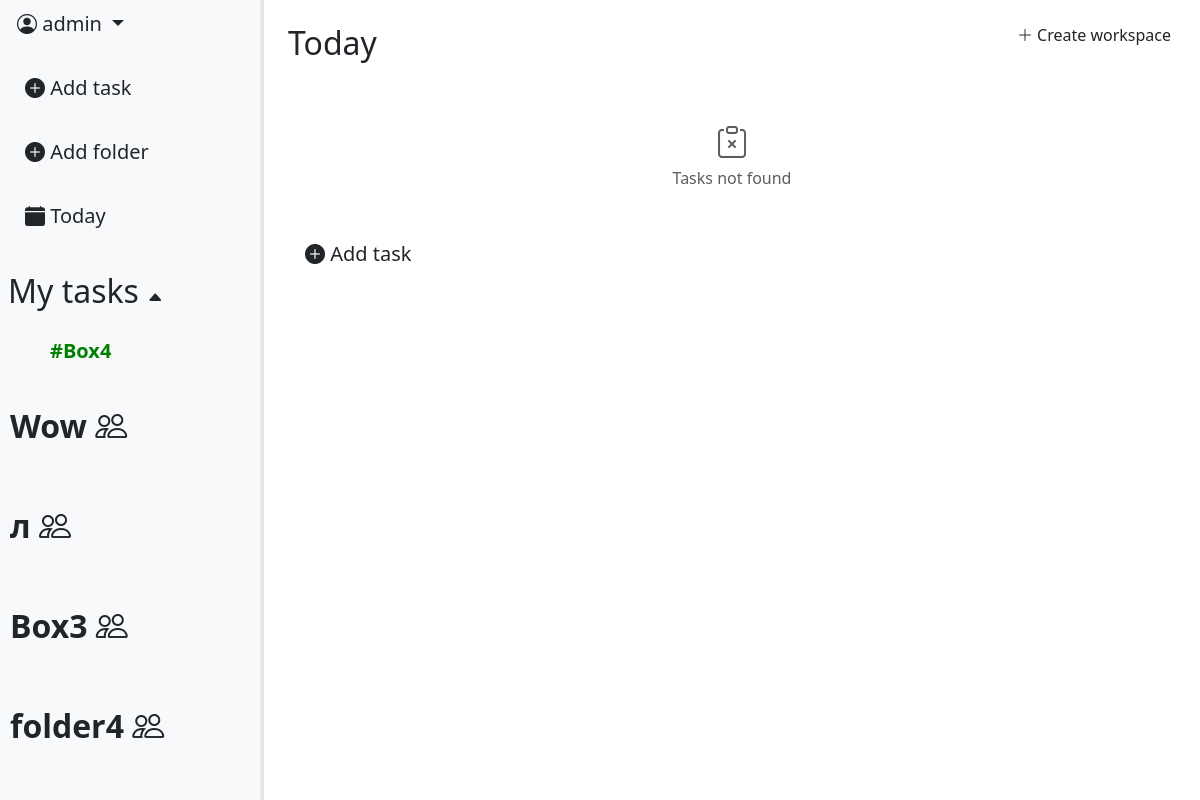
The app's page / (signed in) with its own data.
### task_app/models.py (models this page shows, shortened)
class Folder(models.Model):
    COLOR_VARIATION = [
        ("#77acc7", "🔵Air blue"),
        ("#9966cc", "🟣Amethust"),
        ("#008000", "🟢Apple Green"),
        ("#ff033e", "🔴Red rose"),
        ("#ffe135", "🟡Banana yellow"),
        ("#ff6500", "🟠Sunset"),
        ("#000000", "⚫Black"),
    ]
    color = models.CharField(max_length=30, choices=COLOR_VARIATION, default="#77acc7")
    name = models.CharField(max_length=16)
    box = models.ForeignKey(Box, null=True, blank=True, on_delete=models.CASCADE, default=None, related_name='folders')
    created_at = models.DateTimeField(auto_now_add=True)
    creator = models.ForeignKey(User, on_delete=models.CASCADE)
    workspace = models.ForeignKey(Workspace, on_delete=models.CASCADE, null=True, blank=True, default=None)

class Workspace(models.Model):
    INVITE_PERMISSION = [
        ("owner_only", "Only owner"),
        ("owner_admin", "Owner & Admin"),
                ]
    WORKSPACE_SPACE = [
        ("one", "Just me"),
        ("two_five", "Group (2-5)"),
        ("six_fifteen", "Team (6-15)"),
    ]
    SPACE_LIMITS = {
        "one": 1,
        "two_five": 5,
        "six_fifteen": 15,
    }
    name = models.CharField(max_length=64)
    invite_role = models.CharField(max_length=16,
                                choices=INVITE_PERMISSION,
                                default='owner_admin')
    workspace_space = models.CharField(max_length=16, choices=WORKSPACE_SPACE, default='one')
    icon = models.ImageField(null=True, blank=True)
    created_at = models.DateTimeField(auto_now_add=True)
    owner = models.ForeignKey(User,
                            on_delete=models.CASCADE,
                            related_name='workspace_creator')

### task_app/views.py (the view)
# urls.py: path('', views.TaskListView.as_view(), name="task_list"),
class TaskListView(LoginRequiredMixin, ListView):
    model = models.Task
    context_object_name = "tasks"
    template_name = "tasks/task_list.html"
    def get_queryset(self):
        queryset = models.Task.objects.filter(creator=self.request.user).prefetch_related('comments')
        folder_id = self.kwargs.get('folder_id')
        if folder_id:
            queryset = queryset.filter(folder_id=folder_id)
        else:
            queryset = queryset.filter(folder__isnull=True)
        status = self.request.GET.get('status')
        if status:
            queryset = queryset.filter(status__iexact=status)
        else:
           queryset = queryset.exclude(status__iexact="done")
        return queryset.order_by("due_date")
    def get_context_data(self, **kwargs):
        context = super().get_context_data(**kwargs)
        context["folders"] = Folder.objects.filter(creator=self.request.user, box__isnull = True)
        folder_id = self.kwargs.get('folder_id')
        if folder_id:
            current_folder = get_object_or_404(Folder, id=folder_id)
            context['current_folder'] = current_folder
            if current_folder.box:
                workspace = current_folder.workspace
                context['workspace'] = workspace
                context['workspace_boxes'] = Box.objects.filter(workspace=workspace).prefetch_related('folders')
                if workspace:
                    boxes = Box.objects.filter(workspace=workspace).prefetch_related('folders')
                    context['boxes_json'] = json.dumps([
                        {
                            'id': box.id,
                            'name': box.name,
                            'folders': [
                                {'id': f.id, 'name': f.name}
                                for f in box.folders.all()
                            ]
                        }
                        for box in boxes
                    ])
                else:
                    context['boxes_json'] = '[]'
            else:
                if current_folder.creator != self.request.user:
                    raise PermissionDenied
                context['boxes_json'] = '[]'
        else:
            context['current_folder'] = None
            context['boxes_json'] = '[]'
        context["form"] = TaskFilterForm(self.request.GET)
        context["task_form"] = TaskForm()
        context["folder_form"] = FolderForm()
        context["comment_form"] = CommentForm()
        context["comments"] = models.Comment.objects.filter(
            task__creator=self.request.user).select_related('creator', 'task')
        context['workspaces'] = models.Workspace.objects.filter(
            members__member=self.request.user,
            members__is_active=True
        )
        context['workspace_form'] = WorkspaceForm()
        return context

### templates/tasks/task_list.html (shortened to what this page needs)
{% extends 'base.html' %}
{% load static %}
{% load custom_tags %}
{% block content %}
<div class="d-flex">
    {% include 'includes/leftbar.html' %}
    <div class="p-4" style="flex: 1 1 0; min-width: 0; position: relative;">
        <div style="position: absolute; top: 16px; right: 16px;">
            <a class="btn" data-bs-toggle="modal" data-bs-target="#WorkspaceModal">
                <i class="bi bi-plus-lg"></i> Create workspace
            </a>
        </div>
        {% if current_folder %}
            <h2>/{{ current_folder.name }}</h2>
        {% else %}
            <h2>Today</h2>
        {% endif %}
        <br>
        <ul class="list-group list-group-flush" data-simplebar style="max-height: 650px; overflow-x: hidden;">
            {% for task in tasks %}
                {% include 'includes/rightbar_task_scroll.html' with task=task %}
            {% empty %}
                <li class="list-group-item text-center py-4 text-muted">
                    <i class="bi bi-clipboard-x" style="font-size: 2rem;"></i>
                    <p class="mb-0">Tasks not found</p>
                </li>
            {% endfor %}
        </ul>
        <div class="list-group-item border-0 pt-3">
            <a class="btn btn-lg" data-bs-toggle="modal" data-bs-target="#TaskModal">
                <i class="bi bi-plus-circle-fill"></i> Add task
            </a>
        </div>
    </div>
</div>
{% endblock %}

### templates/includes/leftbar.html (shortened to what this page needs)
<div id="leftbar" class="bg-light border-end d-flex flex-column" style="width: 22%; height: 100vh; position: relative; overflow: hidden;">
    <div class="flex-shrink-0">
        <div class="dropdown-center mb-3">
            <button class="btn btn-lg dropdown-toggle" type="button" data-bs-toggle="dropdown" aria-expanded="false">
                <i class="bi bi-person-circle"></i>  {{ user.username }}
            </button>
        </div>
        <div class="d-flex flex-column align-items-start gap-3 ps-2">
            <a class="btn btn-lg"
                data-bs-toggle="modal"
                data-bs-target="#TaskModal"
                data-workspace-id="{{ workspace.pk }}">
                <i class="bi bi-plus-circle-fill"></i> Add task
            </a>
            <a class="btn btn-lg"
                data-bs-toggle="modal"
                data-bs-target="#FolderModal"
                data-workspace-id="{{ workspace.pk }}">
                <i class="bi bi-plus-circle-fill"></i> Add folder
            </a>
            <a class="btn btn-lg" href="{% url 'tasks:task_list' %}">
                <i class="bi bi-calendar-fill"></i> Today
            </a>
        </div>
    </div>
    <br>
    {% if workspace and current_folder %}
        <div class="ps-2 mt-2">
            <a href="{% url 'workspace:workspace_detail' workspace.pk %}"
                class="btn btn-lg ps-2 fw-bold" style="font-size: 1.6rem;">
                <i class="bi bi-people"></i> {{ workspace.name }}
            </a>
        </div>
        <div style="flex: 1 1 0; min-height: 0; overflow-y: auto; overflow-x: hidden; margin-right: 10px;">
            {% for box in workspace_boxes %}
                <div class="folder-row d-flex align-items-center justify-content-between p-2 rounded"
                    style="cursor: pointer; user-select: none;"
                    onclick="toggleBox({{ box.pk }})">
                    <span class="btn btn-lg fw-bold ps-2" style="font-size: 1.5rem;">
                        <i id="box-arrow-{{ box.pk }}" class="bi bi-caret-up-fill" style="font-size: 14px;"></i>
                        {{ box.name }}
                    </span>
                </div>
                <div id="box-folder-{{ box.pk }}" class="ps-4" style="overflow: hidden; transition: 0.3s;">
                    {% for folder in box.folders.all %}
                        <div class="folder-row d-flex align-items-center p-2 rounded">
                            <a href="{% url 'workspace:folder-detail' pk=workspace.pk folder_id=folder.pk %}"
                                class="btn btn-lg"
                                style="color: {{ folder.color }}; font-weight: bold; font-size: 1.4rem;">
                                #{{ folder.name }}
                            </a>
                        </div>
                    {% endfor %}
                </div>
            {% endfor %}
        </div>
    {% else %}
        <div class="ps-2 mt-2">
            <h2 id="folders-toggle" style="cursor: pointer; user-select: none;">
                My tasks <span id="folders-arrow" class="bi bi-caret-up-fill" style="font-size: 16px;"></span>
            </h2>
        </div>
        <div id="folder_list" style="max-height: 300px; overflow-y: auto; overflow-x: hidden; margin-right: 10px;">
            <div class="d-flex flex-column align-items-start gap-3 ps-4">
                {% for folder in folders %}
                    <div class="folder-row d-flex align-items-center justify-content-between p-2 rounded">
                        <a
                        href="{% url 'tasks:folder-tasks' folder.pk %}"
                        class="btn btn-lg"
                        style="color: {{ folder.color }}; font-weight: bold;"
                        >
                        #{{ folder.name }}
                        </a>
                    </div>
                {% endfor %}
            </div>
        </div>
        <div id="workspace_list" style="flex: 1 1 0; min-height: 0; overflow-y: auto; overflow-x: hidden; margin-right: 10px;">
            <div class="d-flex flex-column align-items-start gap-3 ps-0">
                {% for workspace in workspaces %}
                    <div class="folder-row d-flex align-items-center justify-content-between p-2 rounded">
                        <a
                        href="{% url 'workspace:workspace_detail' workspace.pk %}"
                        class="btn btn-lg ps-0"
                        style="font-size: 32px; font-weight: 600;"
                        >
                        {{ workspace.name }}  <i class="bi bi-people"></i>
                        </a>
                    </div>
                {% endfor %}
            </div>
        </div>
    {% endif %}
    <div id="leftbar-resizer"
        style="position: absolute;
            top: 0;right: 0; width: 3.5px; height: 100%;cursor: col-resize;
            z-index: 100;">
    </div>
</div>

### static/css/modal_style.css (style rules this page uses)
html, body { height: 100%; overflow: hidden; }
.folder-row { background-color: transparent; border-radius: 10px !important; border: 1px solid transparent; transition: all 0.2s ease-in-out; }
#leftbar-resizer { opacity: 0; transition: opacity 0.2s; background: #e6eaef; border-radius: 4px; }
#folder_list { transition: opacity 0.3s ease; overflow-y: auto; }

### records on screen
Folder: name "Box4"
Workspace: name "Wow"
Workspace: name "л"
Workspace: name "Box3"
Workspace: name "folder4"

### other values on screen
{{ user.username }} "admin"
